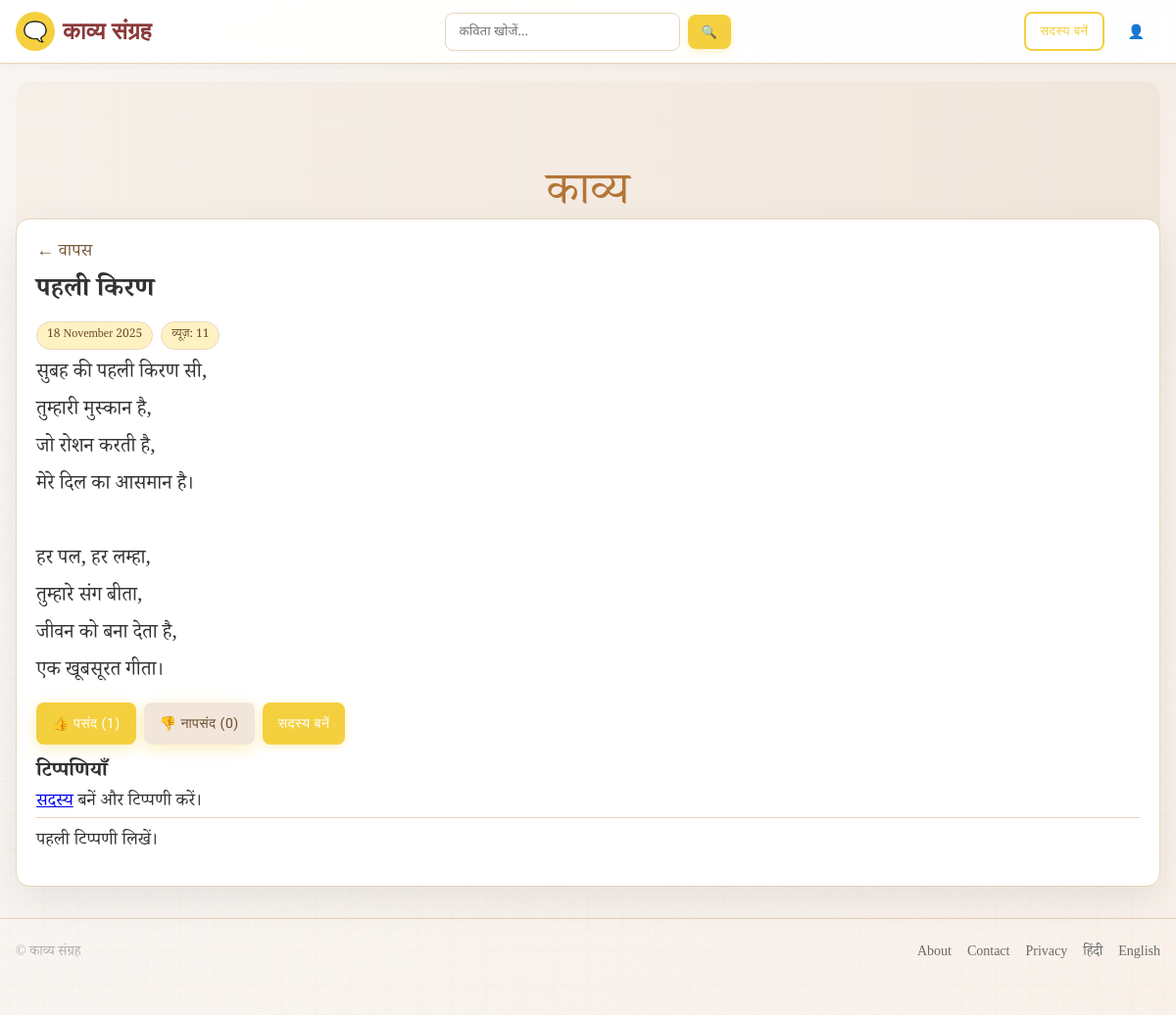
The app's page /poem/1, older data.
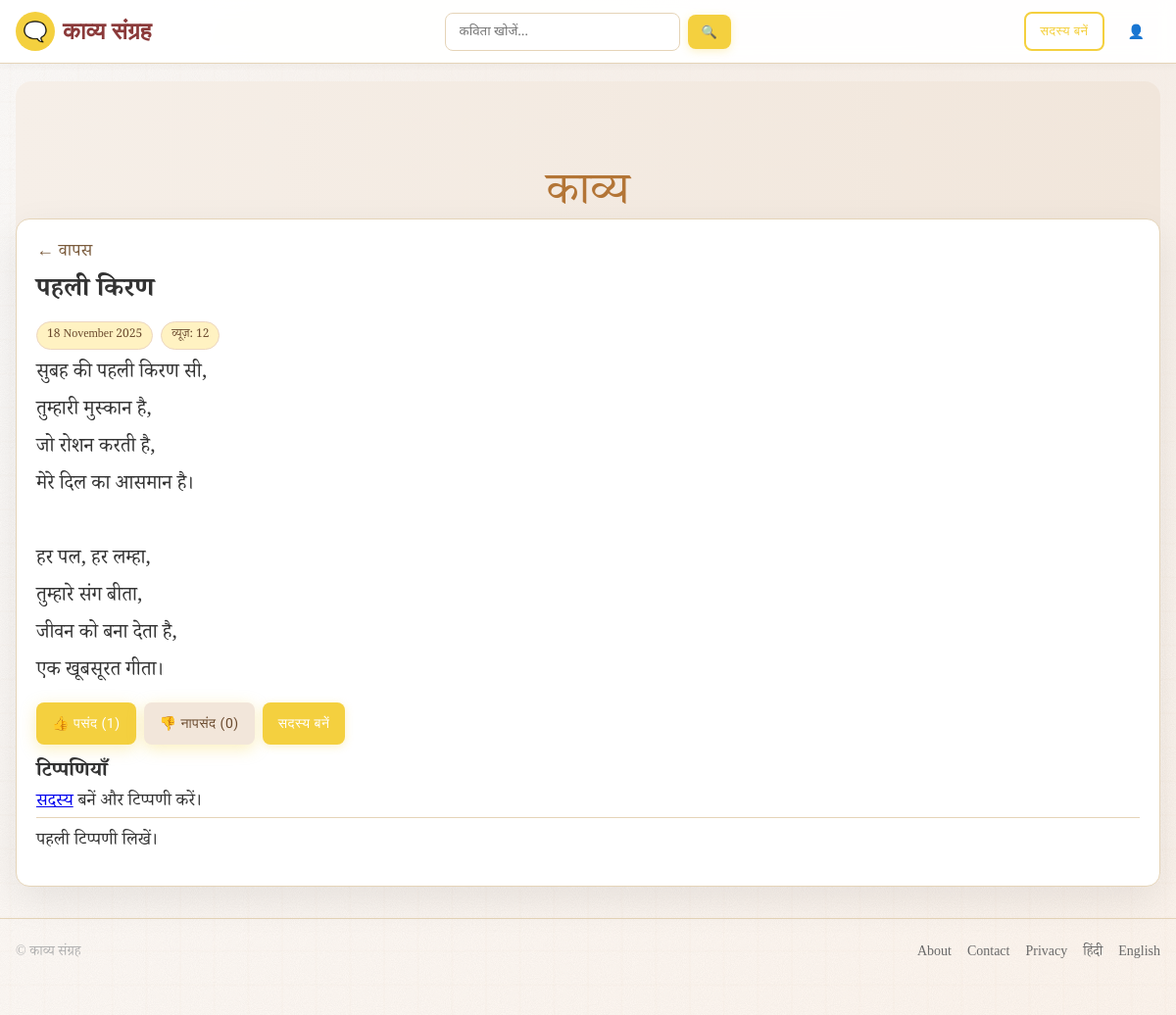
The same page, newer data.
### app.py (models this page shows)
class Poem(db.Model):
    id = db.Column(db.Integer, primary_key=True)
    title = db.Column(db.String(200), nullable=False)
    body = db.Column(db.Text, nullable=False)
    date_added = db.Column(db.DateTime, default=datetime.utcnow, index=True)
    background_image = db.Column(db.String(300), default='')
    view_count = db.Column(db.Integer, default=0)

### app.py (the view)
@app.route('/poem/<int:poem_id>')
def poem_detail(poem_id: int):
    poem = Poem.query.get_or_404(poem_id)
    poem.view_count = (poem.view_count or 0) + 1
    db.session.commit()
    sub = get_current_subscriber()
    likes = Reaction.query.filter_by(poem_id=poem.id, is_like=True).count()
    dislikes = Reaction.query.filter_by(poem_id=poem.id, is_like=False).count()
    comments = Comment.query.filter_by(poem_id=poem.id).order_by(Comment.created_at.desc()).all()
    return render_template('poem_detail.html', poem=poem, likes=likes, dislikes=dislikes, comments=comments, subscriber=sub)

### app.py (called while the page is built)
def get_current_subscriber():
    sid = request.cookies.get('subscriber_id')
    if not sid:
        return None
    try:
        sid_int = int(sid)
    except ValueError:
        return None
    return Subscriber.query.get(sid_int)

### templates/poem_detail.html
{% extends 'base.html' %}
{% block content %}
<article class="poem-detail">
  <div class="bg" style="background-image:url('{{ poem.background_image or url_for('static', filename='images/placeholder.svg') }}')"></div>
  <div class="poem-box raised">
    <a class="back-link" href="{{ url_for('index') }}">← वापस</a>
    <h1 class="poem-title">{{ poem.title }}</h1>
    <div class="chips">
      <span class="chip">{{ poem.date_added.strftime('%d %B %Y') }}</span>
      <span class="chip">व्यूज़: {{ poem.view_count }}</span>
    </div>
    <pre id="poemText" class="poem-text animate-lines">{{ poem.body }}</pre>
    <form class="reactions" method="post" action="{{ url_for('react', poem_id=poem.id) }}">
      <button class="btn shadow" name="action" value="like" {% if not subscriber %}title="सदस्य बनकर लाइक करें"{% endif %}>👍 पसंद ({{ likes }})</button>
      <button class="btn light shadow" name="action" value="dislike" {% if not subscriber %}title="सदस्य बनकर प्रतिक्रिया दें"{% endif %}>👎 नापसंद ({{ dislikes }})</button>
      {% if not subscriber %}
        <a class="btn" href="{{ url_for('subscribe') }}">सदस्य बनें</a>
      {% endif %}
    </form>
    <section class="comments">
      <h3>टिप्पणियाँ</h3>
      {% if subscriber %}
      <form method="post" action="{{ url_for('comment', poem_id=poem.id) }}">
        <textarea name="text" rows="3" placeholder="अपनी प्रतिक्रिया लिखें…"></textarea>
        <button class="btn" type="submit">जोड़ें</button>
      </form>
      {% else %}
      <p><a href="{{ url_for('subscribe') }}">सदस्य</a> बनें और टिप्पणी करें।</p>
      {% endif %}
      <ul class="comment-list">
        {% for c in comments %}
        <li>
          <div class="comment-meta">{{ c.created_at.strftime('%d %b %Y %H:%M') }}</div>
          <div class="comment-text">{{ c.text }}</div>
        </li>
        {% else %}
        <li>पहली टिप्पणी लिखें।</li>
        {% endfor %}
      </ul>
    </section>
  </div>
</article>
{% endblock %}

### templates/base.html (shortened to what this page needs)
<!doctype html>
<html lang="hi">
<head>
  <link rel="stylesheet" href="{{ url_for('static', filename='css/style.css') }}">
</head>
<body>
<header class="site-header glass">
  <div class="container header-inner">
    <a class="brand" href="{{ url_for('index') }}">
      <span class="logo">🗨️</span><span class="brand-text">काव्य संग्रह</span>
    </a>
    <form class="search" action="{{ url_for('index') }}" method="get">
      <input type="text" name="q" value="{{ q if q else '' }}" placeholder="कविता खोजें…">
      <button class="btn primary sm" type="submit">🔍</button>
    </form>
    <nav class="nav">
      {% if session.get('is_admin') %}
        <a href="{{ url_for('add_poem') }}" class="btn primary sm">📝 नई कविता जोड़ें</a>
        <button class="btn-icon" title="Profile">👤</button>
        <a href="{{ url_for('admin_logout') }}" class="btn-link">लॉगआउट</a>
      {% else %}
        <a href="{{ url_for('subscribe') }}" class="btn secondary sm">सदस्य बनें</a>
        <a href="{{ url_for('admin_login') }}" class="btn-icon" title="Admin">👤</a>
      {% endif %}
    </nav>
  </div>
</header>
<main class="container">
  {% block content %}{% endblock %}
</main>
<footer class="site-footer">
  <div class="container footer-inner">
    <div>© {{ now().year if now else '' }} काव्य संग्रह</div>
    <nav class="footer-links">
      <a href="#">About</a>
      <a href="#">Contact</a>
      <a href="#">Privacy</a>
      <a href="{{ url_for('index') }}">हिंदी</a>
      <a href="{{ url_for('index') }}">English</a>
    </nav>
  </div>
</footer>
</body>
</html>

### static/css/style.css (style rules this page uses)
* { box-sizing:border-box;margin:0;padding:0 }
:root { --bg:#FAF3E0; --bg2:#f4ebe3; --card:#ffffff; --text:#333333; --muted:#B0B0B0; --brand:#8B3A3A; --gold:#F4D03F; --heading:#2E4053; --brand-2:#FFF2C2; --border:#e5d4b8; --spacing-xs:4px; --spacing-sm:8px; --spacing-md:16px; --spacing-lg:24px; --spacing-xl:32px; --spacing-2xl:48px; }
body { margin:0; background:radial-gradient(1200px 800px at 80% -100px, var(--bg2), transparent), url('../images/site-bg.svg'), var(--bg); background-size:auto, cover, auto; background-repeat:no-repeat, no-repeat, no-repeat; background-attachment:scroll, fixed, scroll; background-position:center top, center top, center top; color:var(--text); font-family:'Noto Serif Devanagari',serif; font-size:18px; line-height:1.6; }
.container { max-width:1280px;margin:0 auto;padding:0 var(--spacing-md) }
.site-header { background:#fff;border-bottom:1px solid var(--border);position:sticky;top:0;z-index:10;box-shadow:0 2px 8px rgba(0,0,0,.04) }
.site-header.glass { background:rgba(255,255,255,.95);backdrop-filter:saturate(140%) blur(8px) }
.header-inner { display:flex;align-items:center;justify-content:space-between;height:64px;gap:var(--spacing-lg) }
.brand { font-family:'Mukta Vaani', sans-serif;font-weight:700;font-size:24px;color:var(--brand);text-decoration:none;letter-spacing:.2px;display:flex;align-items:center;gap:var(--spacing-sm) }
.logo { background:var(--gold);border-radius:50%;width:40px;height:40px;display:flex;align-items:center;justify-content:center;font-size:20px }
.nav { display:flex;align-items:center;gap:var(--spacing-sm) }
.nav a { padding:var(--spacing-sm) var(--spacing-md);color:#444;text-decoration:none;border-radius:8px;transition:background .2s;font-family:'Mukta', sans-serif;font-weight:500;text-transform:uppercase;font-size:14px }
.search { display:flex;gap:var(--spacing-sm);align-items:center }
.search input { padding:10px 14px;border:1px solid var(--border);border-radius:8px;min-width:240px;font-family:'Noto Sans Devanagari',sans-serif }
.search .btn.sm { padding:10px 14px }
.poem-text { white-space:pre-wrap;font-family:'Noto Serif Devanagari',serif;line-height:1.9;font-size:20px }
.poem-detail { position:relative;margin:18px 0 }
.poem-detail .bg { height:220px;border-radius:16px;background-size:cover;background-position:center;filter:saturate(92%); }
.poem-detail .poem-box { background:var(--card);border:1px solid var(--border);border-radius:14px;padding:20px;margin-top:-80px;position:relative;box-shadow:0 14px 40px rgba(0,0,0,.08) }
.poem-box.raised .poem-title { margin-top:4px;margin-bottom:8px }
.back-link { color:#7a5b3c;text-decoration:none }
.chips { display:flex;gap:8px;flex-wrap:wrap;margin-bottom:6px }
.chip { background:var(--brand-2);color:#6a4a2e;border-radius:999px;padding:4px 10px;font-size:12px;border:1px solid #ecd6c1 }
.btn { font-family:'Mukta',sans-serif;font-weight:500;font-size:14px;text-transform:uppercase;letter-spacing:.5px;background:var(--gold);color:#fff;border:none;border-radius:8px;padding:10px 16px;cursor:pointer;text-decoration:none;display:inline-block;transition:all .2s ease;box-shadow:0 2px 8px rgba(244,208,63,.3) }
.btn.primary { background:var(--gold);color:#fff }
.btn.secondary { background:#fff;color:var(--gold);border:2px solid var(--gold);box-shadow:none }
.btn.sm { padding:8px 14px;font-size:13px }
.btn.light { background:#f2e6da;color:#6a4a2e;box-shadow:0 2px 8px rgba(0,0,0,.1) }
.btn.shadow { box-shadow:0 4px 16px rgba(244,208,63,.35) }
.reactions { display:flex;gap:8px;margin:12px 0 }
.comments { margin-top:12px }
.comment-list { list-style:none;padding:0 }
.comment-list li { border-top:1px solid var(--border);padding:10px 0 }
.site-footer { margin:var(--spacing-xl) 0;padding:var(--spacing-lg) 0;border-top:1px solid var(--border);color:var(--muted);font-size:14px }
.footer-inner { display:flex;justify-content:space-between;align-items:center;gap:var(--spacing-md);flex-wrap:wrap }
.footer-links { display:flex;gap:var(--spacing-md) }
.footer-links a { color:#6a6a6a;text-decoration:none;transition:color .2s }

Row changes from the older to the newer data that the page shows:
changed Poem "पहली किरण": view_count "11" → "12"
